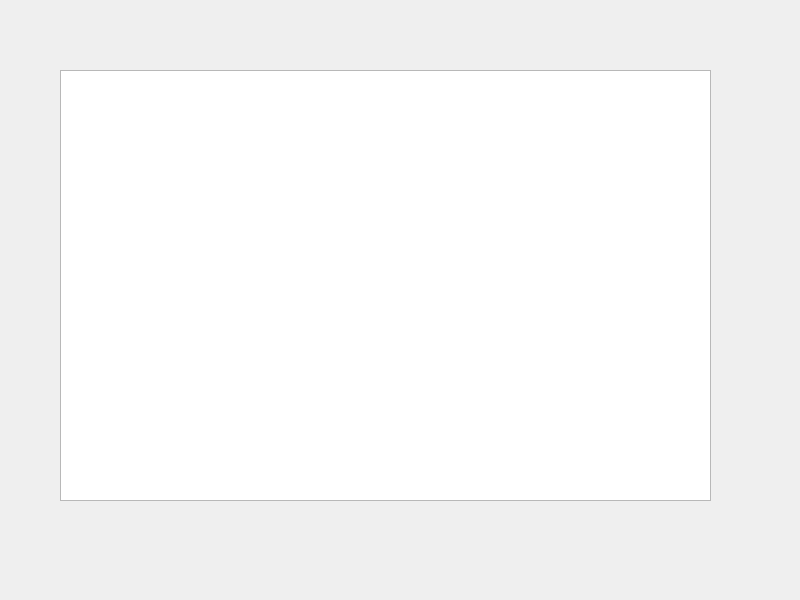
<?xml version="1.0" encoding="UTF-8"?>
<ui version="4.0">
 <class>MainWindow</class>
 <widget class="QMainWindow" name="MainWindow">
  <property name="geometry">
   <rect>
    <x>0</x>
    <y>0</y>
    <width>800</width>
    <height>600</height>
   </rect>
  </property>
  <property name="windowTitle">
   <string>MainWindow</string>
  </property>
  <widget class="QWidget" name="centralwidget">
   <widget class="QTableWidget" name="tableWidget">
    <property name="geometry">
     <rect>
      <x>60</x>
      <y>70</y>
      <width>651</width>
      <height>431</height>
     </rect>
    </property>
   </widget>
  </widget>
 </widget>
 <resources/>
 <connections/>
</ui>
